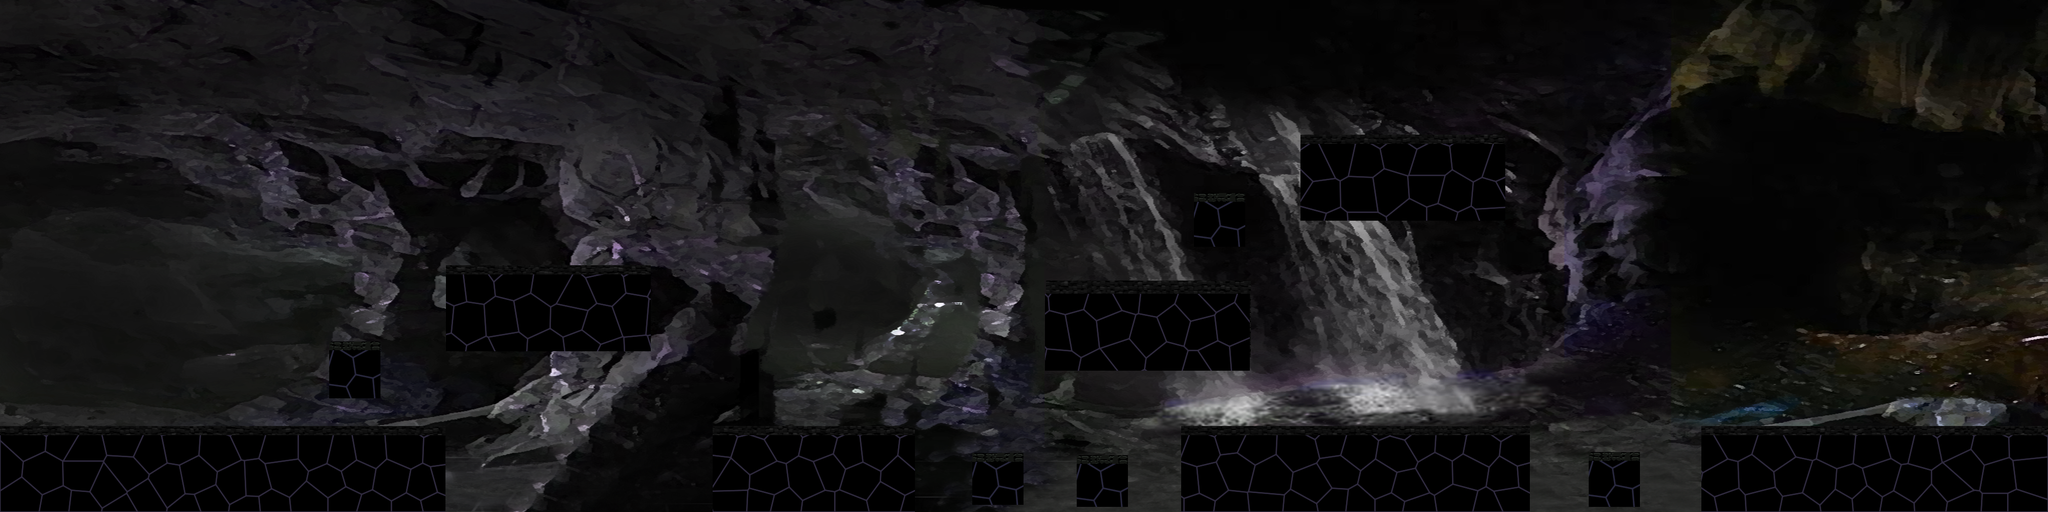

This is a level from a 2D game, rendered from its Tiled map with the project's own tilesets. A one-line summary and the map file follow, with tile-layer data summarised:
An orthogonal 40x10 tile map with 100x100 px tiles, 1 tile layer (Tile Layer 1) and 34 objects.

<map version="1.0" tiledversion="1.0.3" orientation="orthogonal" renderorder="right-down" width="40" height="10" tilewidth="100" tileheight="100" nextobjectid="58">
 <tileset firstgid="1" name="stage3" tilewidth="100" tileheight="100" tilecount="400" columns="40">
  <image source="gfx/stage3.png" width="4000" height="1000" />
 </tileset>
 <layer name="Tile Layer 1" width="40" height="10">
  <data>[400 cells, 400 non-empty, 400 distinct tile ids]</data>
 </layer>
 <objectgroup name="wall" width="40" height="10">
  <object id="11" x="866" y="530" width="398" height="152" />
  <object id="12" x="-4" y="850" width="874" height="150" />
  <object id="13" x="1390" y="848" width="394" height="148" />
  <object id="14" x="1904" y="894" width="92" height="104" />
  <object id="15" x="2098" y="896" width="102" height="100" />
  <object id="16" x="2040" y="572" width="406" height="148" />
  <object id="17" x="2312" y="846" width="682" height="154" />
  <object id="18" x="3098" y="898" width="106" height="98" />
  <object id="20" x="3328" y="848" width="668" height="158" />
  <object id="21" x="2542" y="280" width="402" height="148" />
  <object id="22" x="2332" y="390" width="98" height="104" />
  <object id="23" x="644" y="680" width="100" height="102" />
  <object id="24" x="-54" y="612" width="64" height="262" />
  <object id="28" x="4000" y="700" width="100" height="200" />
  <object id="29" x="4000" y="700" width="100" height="200" />
 </objectgroup>
 <objectgroup name="money" width="40" height="10">
  <object id="56" x="2744" y="214" width="22" height="24" />
 </objectgroup>
 <objectgroup name="trap" width="40" height="10">
  <object id="57" x="836" y="1000" width="2606" height="127" />
 </objectgroup>
 <objectgroup name="player" width="40" height="10">
  <object id="30" x="130" y="644" width="100" height="100" />
 </objectgroup>
 <objectgroup name="enemies" width="40" height="10">
  <object id="31" x="522" y="752" />
  <object id="32" x="1086" y="444" />
  <object id="34" x="1630" y="766" />
  <object id="35" x="2746" y="760" />
  <object id="37" x="3688" y="754" width="14" height="16" />
  <object id="38" x="2150" y="450" width="26" height="22" />
 </objectgroup>
 <objectgroup name="enemiwall" width="40" height="10">
  <object id="44" x="840" y="704" width="56" height="172" />
  <object id="45" x="852" y="414" width="38" height="156" />
  <object id="46" x="1232" y="418" width="48" height="138" />
  <object id="47" x="1358" y="730" width="48" height="156" />
  <object id="48" x="1758" y="712" width="52" height="172" />
  <object id="49" x="1990" y="424" width="62" height="200" />
  <object id="51" x="2416" y="328" width="46" height="272" />
  <object id="52" x="2292" y="720" width="36" height="142" />
  <object id="53" x="2974" y="740" width="36" height="126" />
  <object id="54" x="3308" y="700" width="36" height="162" />
 </objectgroup>
</map>